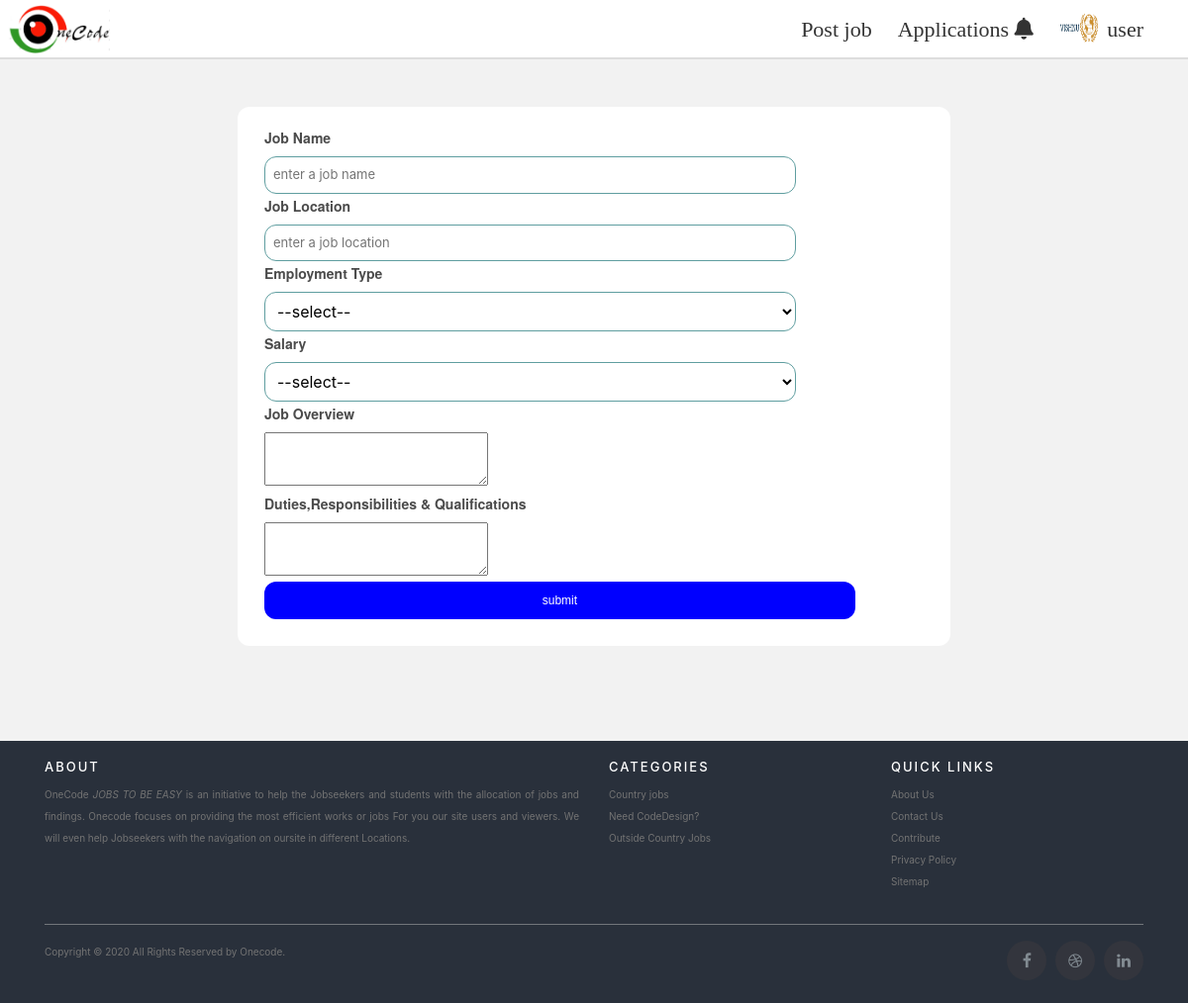
Before: /companyjobpost.php (signed in) with the older database file.
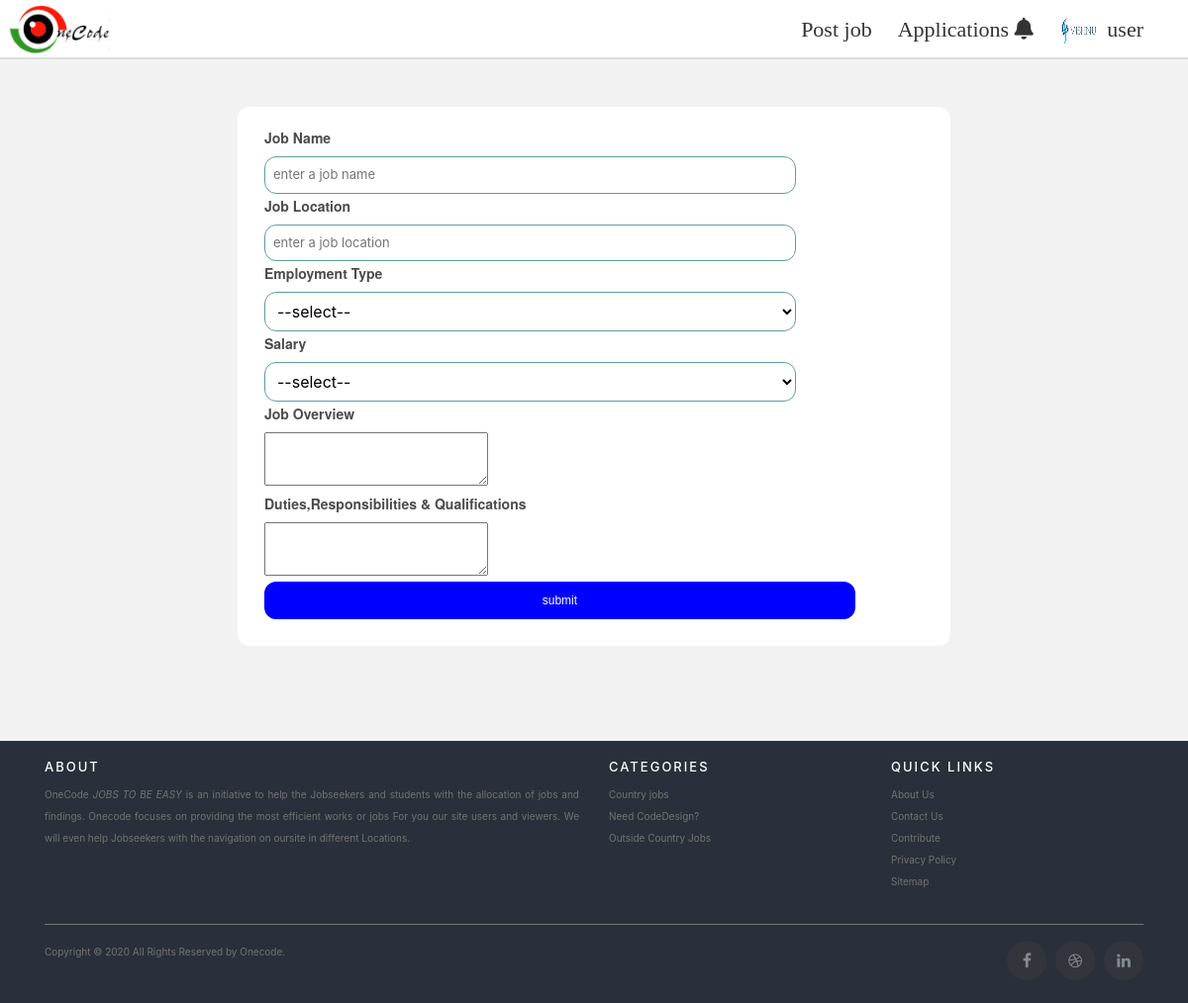
After: the same page with the newer database file.
### tables this page shows
CREATE TABLE `companyregistration` (
  `id` int(11) NOT NULL,
  `companyName` varchar(100) NOT NULL,
  `companyAddress` varchar(100) NOT NULL,
  `Email` varchar(50) NOT NULL,
  `companyprofile` varchar(250) DEFAULT NULL,
  `password` longtext NOT NULL
);

### includes/companysessions.php (called while the page is built, shortened)
<?php
include 'includes/dbconnection.php';
$sql = "SELECT * FROM companyregistration  WHERE  id = '".$_SESSION['id']."'";
$stmt = $conn->query($sql);
$user = $stmt->fetch(PDO::FETCH_ASSOC);
?>

### companyheader.php (the view, shortened to what this page needs)
<!DOCTYPE html>
<html lang="en">
<head>
    <link rel="stylesheet" href="https://use.fontawesome.com/releases/v5.13.1/css/all.css"
>
    <link rel="stylesheet" href="https://stackpath.bootstrapcdn.com/bootstrap/4.5.0/css/bootstrap.min.css"
>
    <link rel="stylesheet" href="https://cdnjs.cloudflare.com/ajax/libs/font-awesome/4.7.0/css/font-awesome.min.css">
    <link rel="stylesheet" href="stylesheets/homepage.css?v=<?php echo time(); ?>">
</head>
<body>
    <?php
     $sqlprofile = "SELECT companyprofile  FROM companyregistration WHERE id=$user[id]";
     $result = $conn->query($sqlprofile);
     $resultcount = $result->rowcount();
     if($resultcount>0){
         while($row=$result->fetch()){
             $image = $row->companyprofile;
             if($image == NULL){
                 ?>
    <div class="navgation">
        <div class="header">
            <div class="logo"><a href="processpost"><img id="mylogo" src="index images\mylogo for (2).PNG"
                        alt="logo"></a></div>
            <ul class="main">
                <li><a href="processpost">Post job</a></li>
                <?php
    $companylogged = $user['companyName'];
    $sql = "SELECT * FROM jobapplicantion WHERE companyname = ? AND Message IS NULL ORDER BY id DESC";
    $stmt = $conn->prepare($sql);
    $stmt->execute([$companylogged]);
    $rows = $stmt->rowcount();
    if($rows>0){
        ?>
                <li><a href="applications" id="rfrsh">Applications <i class="fas fa-bell"><sup class="sup"><?php echo $rows   ?></sup></i></a></li>
    <?php
    }else{
        ?>
                <li><a href="applications" id="rfrsh">Applications<i class="fas fa-bell"><sup class="sup"></sup></i></a></li>
        <?php
    }
    ?>                <li><a href="#"><img src="profiles/mainpic.png" class='profle'></img> user</a>
                    <ul>
                        <li><a href="companyaccount">Account</a></li>
                        <li>
                            <form action="includes/logout.php" method="post">
                                <a href="#"><button id="logout" type="submit" name="logout"><i
                                            class="fas fa-sign-out-alt"></i> logout</button></a>
                            </form>
                        </li>
                    </ul>
                </li>
            </ul>
        </div>
    </div>
    <?php
}else{
?>
    <div class="navgation">
        <div class="header">
            <div class="logo"><a href="processpost"><img id="mylogo" src="index images\mylogo for (2).PNG"
                        alt="logo"></a></div>
            <ul class="main">
                <li><a href="processpost">Post job</a></li>
                <?php
    $companylogged = $user['companyName'];
    $sql = "SELECT * FROM jobapplicantion WHERE companyname = ? AND Message IS NULL ORDER BY id DESC";
    $stmt = $conn->prepare($sql);
    $stmt->execute([$companylogged]);
    $rows = $stmt->rowcount();
    if($rows>0){
        ?>
                <li><a href="applications" id="rfrsh">Applications <i class="fas fa-bell" ><sup class="sup"><?php echo $rows   ?> </sup></i></a></li>
    <?php
    }else{
        ?>
                <li><a href="applications" id="rfrsh">Applications <i class="fas fa-bell"><sup class="sup"></sup></i> </a></li>
        <?php
    }
    ?>
                <li><a href="#"><img src="profiles/<?php echo $image?>?<?php mt_rand()?>" class='profle'></img> user</a>
                </li>
            </ul>
        </div>
    </div>
    <?php
             }
         }
     }else{
         echo "SQL ERROR";
     }
    ?>
</body>
</html>

Changed rows visible on the page:
changed companyregistration: companyprofile: a different picture
